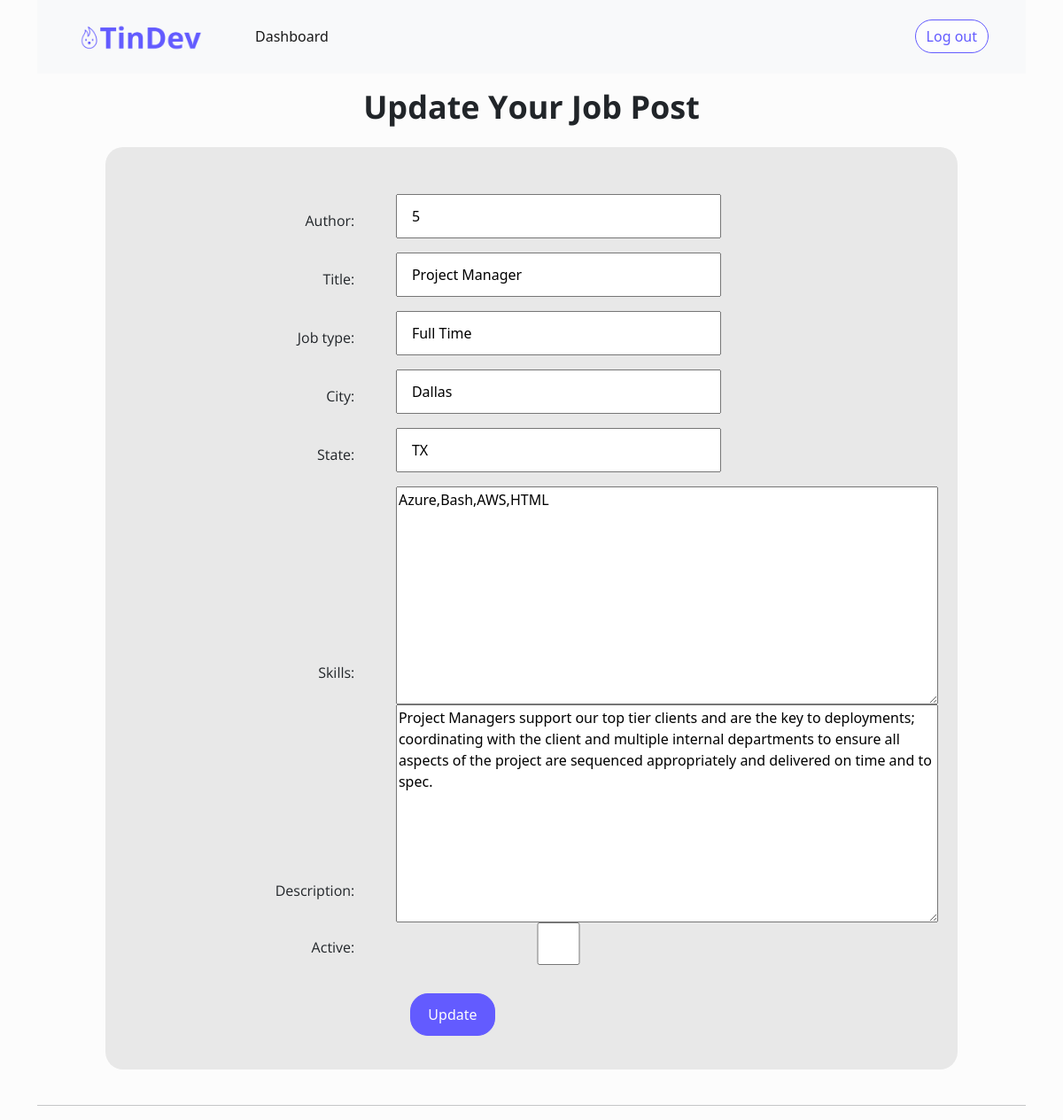
The page /update_posts/4 on the database its author committed.
### app/models.py (models this page shows)
class Job(models.Model):
    id = models.AutoField(primary_key=True)
    title = models.CharField(max_length=50)
    job_type = models.CharField(max_length=50)
    city = models.CharField(max_length=50)
    state = models.CharField(max_length=30)
    skills = models.TextField()
    description = models.TextField()
    company = models.CharField(max_length=50)
    expiration = models.DateTimeField()
    active = models.BooleanField()
    author = models.CharField(max_length=50)
    numCandidates = models.IntegerField()
    coverImage = models.ImageField(upload_to ='app/static/images', default='../../static/images/errorImage.jpg')

### app/views.py (the view)
# urls.py: path('update_posts/<int:pk>', views.update_posts, name='update_posts')
def update_posts(request, pk):
    if request.method == 'POST':
        job_post=Job.objects.get(pk=pk)
        form = UpdatePosts(request.POST, instance=job_post)
        if form.is_valid():
            form.save()
            return HttpResponseRedirect('/update_posts/'+str(pk))
    else:
        job_post=Job.objects.get(pk=pk)
        form = UpdatePosts(instance=job_post)
        return render(request, 'app/update_posts.html', {'form': form})

### app/models.py
class UpdatePosts(ModelForm):
    class Meta:
        model = Job
        fields = ['author', 'title', 'job_type', 'city', 'state', 'skills', 'description', 'active']

### app/templates/app/update_posts.html (shortened to what this page needs)
{% load static %}
<!DOCTYPE html>
<html lang="en">
<head>
    <link href="https://cdn.jsdelivr.net/npm/bootstrap@5.2.2/dist/css/bootstrap.min.css" rel="stylesheet"
>
    <link rel="stylesheet" type="text/css" href="{% static 'css/style.css' %}">
    <link rel="stylesheet" type="text/css" href="{% static 'css/signup.css' %}">
</head>
<body>
    <div class="container">
        <nav class="navbar navbar-expand-lg navbar-light bg-light">
            <div class="container-fluid">
                <a class="navbar-brand" href="/recruiter_dashboard">
                    <img src="{% static 'images/tindev_combomark.png' %}" alt="" width="150px" class="d-inline-block">
                </a>
                <div class="collapse navbar-collapse nav-div" id="navbarNav">
                    <ul class="navbar-nav">
                        <li class="nav-item">
                            <a class="nav-link active" aria-current="page" href="/recruiter_dashboard">Dashboard</a>
                        </li>
                    </ul>
                </div>
                <button type="button" class="btn btn-secondary btn-block" onclick="location.href='/logout'">Log out</button>
            </div>
        </nav>
        <main>
            <div id="header-div" class="center">
                <H1 class="signup-header center">Update Your Job Post</H1>
            </div>
            <div id="form-div" class="">
                <form id="form-body" class="center" action="" method="POST">
                    {{ form }}
                    <div>
                    </div>
                    <div style="justify-content:start;" id="button-div">
                        <button id="go-button" class="btn btn-primary btn-block" type="submit" class="center">Update</button>
                    </div>
                </form>
            </div>
        </main>
        <hr>
    </div>
</body>
</html>

### app/static/css/style.css (style rules this page uses)
body { background: #fcfcfc; width: 100vw; }
h1 { font-family: 'Open Sans', sans-serif; font-weight: 700; font-size: 64px; }
.btn-primary { background-color: #635bff; color: #fdfdfd; border-radius: 20px; border-color: #635bff; }
.btn-secondary { border-radius: 20px; border-color: #635bff; color: #635bff; background: #fdfdfd; }
.navbar { padding: 20px; padding-left: 30px; padding-right: 30px; }
.nav-div { padding-left: 30px; padding-right: 30px; }
.center { margin: auto; width: 59%; }

### app/static/css/signup.css (style rules this page uses)
div.container { width: 100%; justify-content: center; }
h1.signup-header { font-size: 3vw; text-align: center; }
#header-div { width: 80%; padding-top: 2vh; }
#form-div { width: 100%; justify-content: center; display: flex; flex-direction: row; padding: 2vw; }
#form-body { width: 90%; background-color: #E8E8E8; padding: 2%; padding-top: 5%; display: grid; grid-template-columns: 1fr 2fr; border-radius: 20px; }
label { margin: auto; text-align: right; width: 80%; padding: 2vh; margin-bottom: 1vh; font-family: 'Open Sans', sans-serif; font-weight: 400; font-size: 16px; }
input, select { width: 60%; height: 75%; padding: 2vh; margin-bottom: 1vh; }
#button-div { width: 100%; display: flex; margin: auto; padding: 2vh; padding-right: 10%; justify-content: right; }
#go-button { width: 8vw; height: 6vh; display: block; }

### rows shown on the page
Job: author "5", title "Project Manager", job_type "Full Time", city "Dallas", state "TX", skills "Azure,Bash,AWS,HTML", description "Project Managers support our top tier clients and are the key to deployments; coordinating with the client and multiple internal departments to ensure all aspects of the project are sequenced appropriately and delivered on time and to spec."
